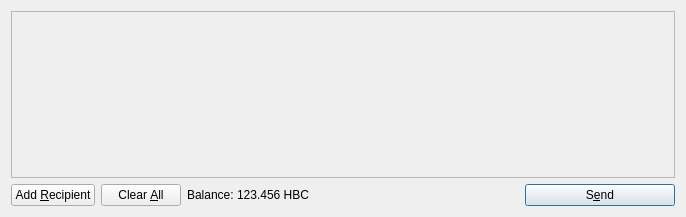
<?xml version="1.0" encoding="UTF-8"?>
<ui version="4.0">
 <class>SendCoinsDialog</class>
 <widget class="QDialog" name="SendCoinsDialog">
  <property name="geometry">
   <rect>
    <x>0</x>
    <y>0</y>
    <width>686</width>
    <height>217</height>
   </rect>
  </property>
  <property name="windowTitle">
   <string>Send Coins</string>
  </property>
  <layout class="QVBoxLayout" name="verticalLayout">
   <item>
    <widget class="QScrollArea" name="scrollArea">
     <property name="widgetResizable">
      <bool>true</bool>
     </property>
     <widget class="QWidget" name="scrollAreaWidgetContents">
      <property name="geometry">
       <rect>
        <x>0</x>
        <y>0</y>
        <width>666</width>
        <height>165</height>
       </rect>
      </property>
      <layout class="QVBoxLayout" name="verticalLayout_2">
       <property name="margin">
        <number>0</number>
       </property>
       <item>
        <layout class="QVBoxLayout" name="entries">
         <property name="spacing">
          <number>6</number>
         </property>
        </layout>
       </item>
       <item>
        <spacer name="verticalSpacer">
         <property name="orientation">
          <enum>Qt::Vertical</enum>
         </property>
         <property name="sizeHint" stdset="0">
          <size>
           <width>20</width>
           <height>40</height>
          </size>
         </property>
        </spacer>
       </item>
      </layout>
     </widget>
    </widget>
   </item>
   <item>
    <layout class="QHBoxLayout" name="horizontalLayout">
     <item>
      <widget class="QPushButton" name="addButton">
       <property name="toolTip">
        <string>Send to multiple recipients at once</string>
       </property>
       <property name="text">
        <string>Add &amp;Recipient</string>
       </property>
       <property name="icon">
        <iconset resource="../bitcoin.qrc">
         <normaloff>:/icons/add</normaloff>:/icons/add</iconset>
       </property>
       <property name="autoDefault">
        <bool>false</bool>
       </property>
      </widget>
     </item>
     <item>
      <widget class="QPushButton" name="clearButton">
       <property name="sizePolicy">
        <sizepolicy hsizetype="Minimum" vsizetype="Fixed">
         <horstretch>0</horstretch>
         <verstretch>0</verstretch>
        </sizepolicy>
       </property>
       <property name="toolTip">
        <string>Remove all transaction fields</string>
       </property>
       <property name="text">
        <string>Clear &amp;All</string>
       </property>
       <property name="icon">
        <iconset resource="../bitcoin.qrc">
         <normaloff>:/icons/remove</normaloff>:/icons/remove</iconset>
       </property>
       <property name="autoRepeatDelay">
        <number>300</number>
       </property>
       <property name="autoDefault">
        <bool>false</bool>
       </property>
      </widget>
     </item>
     <item>
      <layout class="QHBoxLayout" name="horizontalLayout_2">
       <property name="spacing">
        <number>3</number>
       </property>
       <item>
        <widget class="QLabel" name="label">
         <property name="text">
          <string>Balance:</string>
         </property>
        </widget>
       </item>
       <item>
        <widget class="QLabel" name="labelBalance">
         <property name="cursor">
          <cursorShape>IBeamCursor</cursorShape>
         </property>
         <property name="text">
          <string>123.456 HBC</string>
         </property>
         <property name="textInteractionFlags">
          <set>Qt::LinksAccessibleByMouse|Qt::TextSelectableByKeyboard|Qt::TextSelectableByMouse</set>
         </property>
        </widget>
       </item>
      </layout>
     </item>
     <item>
      <spacer name="horizontalSpacer">
       <property name="orientation">
        <enum>Qt::Horizontal</enum>
       </property>
       <property name="sizeHint" stdset="0">
        <size>
         <width>40</width>
         <height>20</height>
        </size>
       </property>
      </spacer>
     </item>
     <item>
      <widget class="QPushButton" name="sendButton">
       <property name="minimumSize">
        <size>
         <width>150</width>
         <height>0</height>
        </size>
       </property>
       <property name="toolTip">
        <string>Confirm the send action</string>
       </property>
       <property name="text">
        <string>S&amp;end</string>
       </property>
       <property name="icon">
        <iconset resource="../bitcoin.qrc">
         <normaloff>:/icons/send</normaloff>:/icons/send</iconset>
       </property>
       <property name="default">
        <bool>true</bool>
       </property>
      </widget>
     </item>
    </layout>
   </item>
  </layout>
 </widget>
 <resources>
  <include location="../bitcoin.qrc"/>
 </resources>
 <connections/>
</ui>
